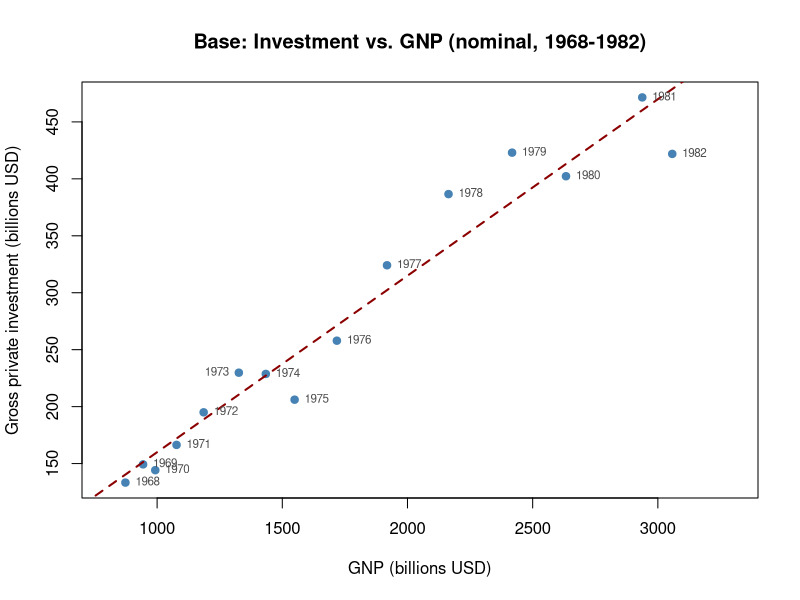
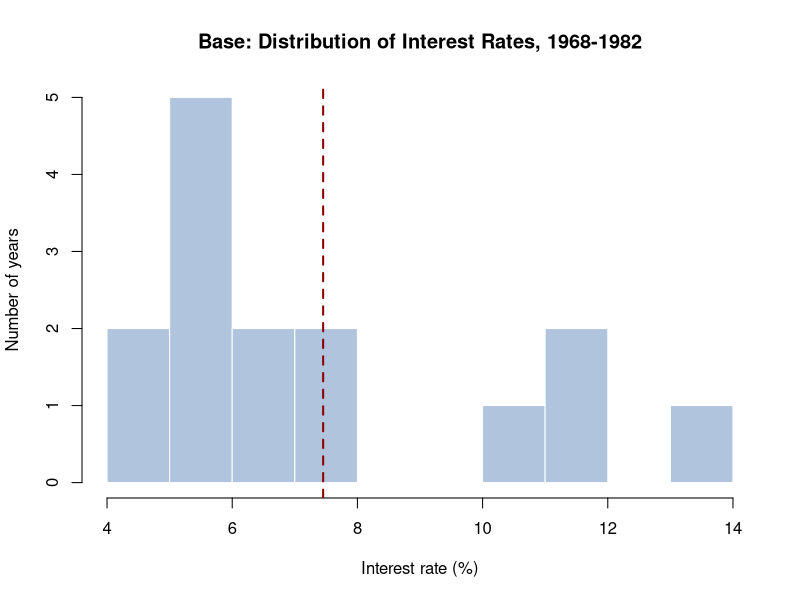
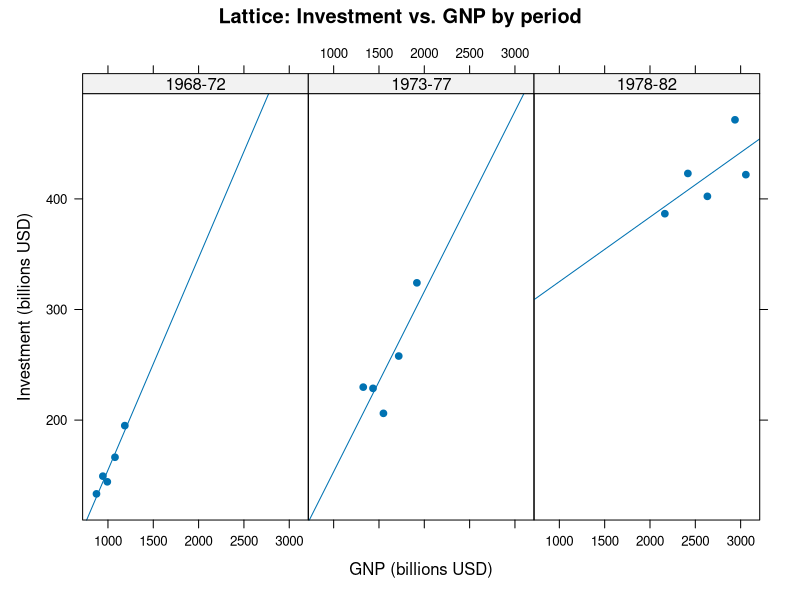
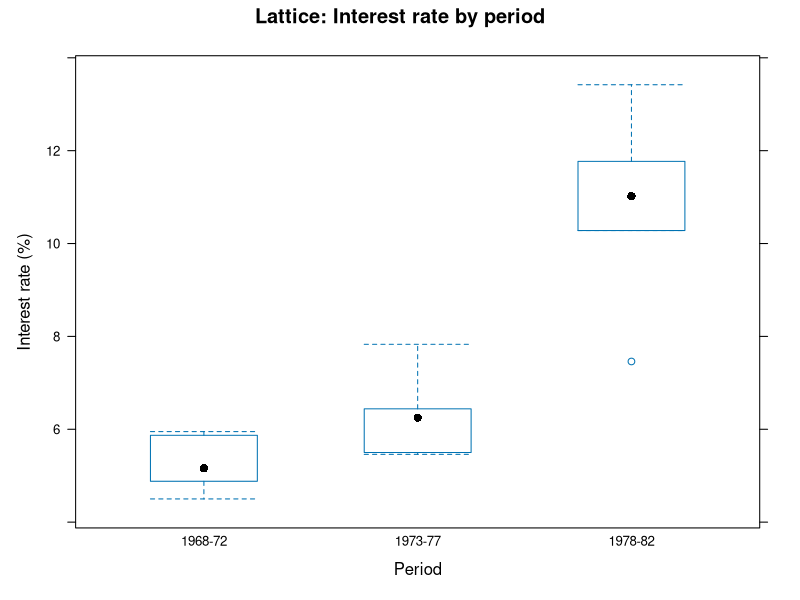
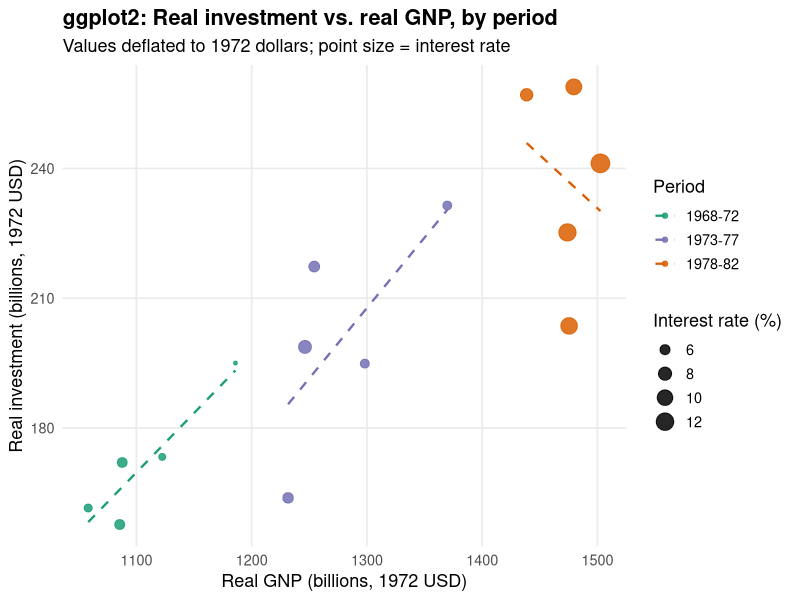
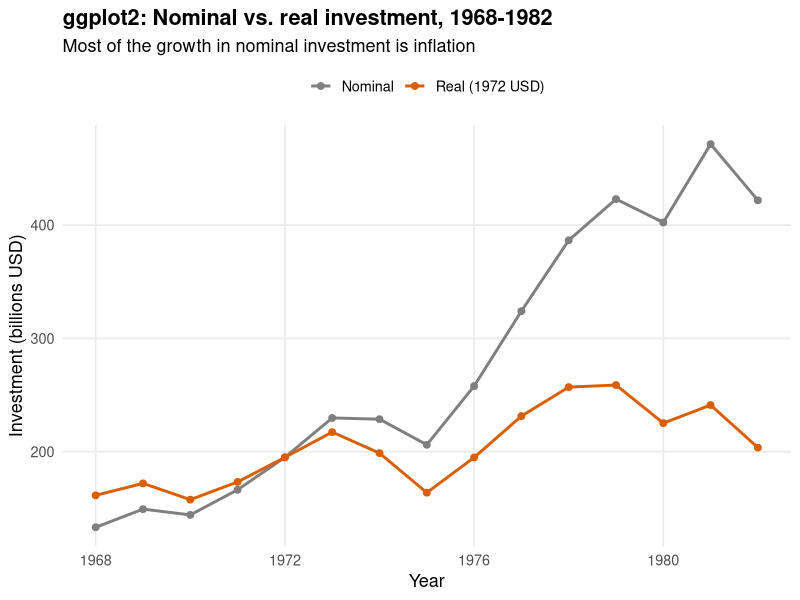

Recreate these plots in R, in order.
# LIS4370 - Assignment 9: Base R vs. lattice vs. ggplot2
# Dataset: USInvest (package AER) - US investment data, annual, 1968-1982
#   gnp      = nominal gross national product (billions USD)
#   invest   = nominal gross private investment (billions USD)
#   price    = GNP price deflator (1972 = 100)
#   interest = interest rate (discount rate, %)

# install.packages(c("AER", "lattice", "ggplot2"))   # run once if needed
library(AER)
library(lattice)
library(ggplot2)

# ---- Load and prepare data ------------------------------------------------
data("USInvest", package = "AER")
head(USInvest)

# USInvest is a time series (ts) object, so convert it to a data frame
inv <- as.data.frame(USInvest)
inv$year <- as.numeric(time(USInvest))

# Real (inflation-adjusted) values in 1972 dollars
inv$real_gnp    <- inv$gnp    / (inv$price / 100)
inv$real_invest <- inv$invest / (inv$price / 100)

# Grouping factor for conditioned plots: three 5-year periods
inv$period <- cut(inv$year,
                  breaks = c(1967, 1972, 1977, 1982),
                  labels = c("1968-72", "1973-77", "1978-82"))

str(inv)
summary(inv)

dir.create("plots", showWarnings = FALSE)

# ---- 1. Base R graphics ---------------------------------------------------

# 1a. Scatter plot: investment vs. GNP with a regression line
png("plots/base_scatter.png", width = 1000, height = 700, res = 120)
plot(inv$gnp, inv$invest,
     main = "Base: Investment vs. GNP (nominal, 1968-1982)",
     xlab = "GNP (billions USD)",
     ylab = "Gross private investment (billions USD)",
     pch  = 19, col = "steelblue",
     xlim = c(800, 3300))
abline(lm(invest ~ gnp, data = inv), col = "darkred", lwd = 2, lty = 2)
text(inv$gnp, inv$invest, labels = inv$year,
     pos = ifelse(inv$year == 1973, 2, 4), cex = 0.7, col = "grey30")
dev.off()

# 1b. Histogram: distribution of interest rates
png("plots/base_hist.png", width = 1000, height = 700, res = 120)
hist(inv$interest,
     breaks = seq(4, 14, by = 1),
     main   = "Base: Distribution of Interest Rates, 1968-1982",
     xlab   = "Interest rate (%)",
     ylab   = "Number of years",
     col    = "lightsteelblue", border = "white")
abline(v = mean(inv$interest), col = "darkred", lwd = 2, lty = 2)
dev.off()

# ---- 2. Lattice graphics --------------------------------------------------

# 2a. Conditioned scatter plot (small multiples) with a fitted line per panel
p_lat1 <- xyplot(invest ~ gnp | period,
                 data   = inv,
                 type   = c("p", "r"),
                 pch    = 19,
                 layout = c(3, 1),
                 main   = "Lattice: Investment vs. GNP by period",
                 xlab   = "GNP (billions USD)",
                 ylab   = "Investment (billions USD)")
png("plots/lattice_xyplot.png", width = 1200, height = 600, res = 120)
print(p_lat1)
dev.off()

# 2b. Box-and-whisker plot: interest rate by period
p_lat2 <- bwplot(interest ~ period,
                 data = inv,
                 main = "Lattice: Interest rate by period",
                 xlab = "Period",
                 ylab = "Interest rate (%)")
png("plots/lattice_bwplot.png", width = 1000, height = 700, res = 120)
print(p_lat2)
dev.off()

# ---- 3. ggplot2 -----------------------------------------------------------

# 3a. Layered scatter: real investment vs. real GNP, colored by period,
#     sized by interest rate, with a linear trend per period
p_gg1 <- ggplot(inv, aes(x = real_gnp, y = real_invest, color = period)) +
  geom_smooth(method = "lm", se = FALSE, linewidth = 0.8, linetype = "dashed") +
  geom_point(aes(size = interest), alpha = 0.85) +
  scale_color_manual(values = c("1968-72" = "#1b9e77",
                                "1973-77" = "#7570b3",
                                "1978-82" = "#d95f02")) +
  labs(title    = "ggplot2: Real investment vs. real GNP, by period",
       subtitle = "Values deflated to 1972 dollars; point size = interest rate",
       x        = "Real GNP (billions, 1972 USD)",
       y        = "Real investment (billions, 1972 USD)",
       color    = "Period",
       size     = "Interest rate (%)") +
  theme_minimal(base_size = 13) +
  theme(plot.title = element_text(face = "bold"),
        panel.grid.minor = element_blank())
ggsave("plots/ggplot_scatter.png", p_gg1, width = 9, height = 6, dpi = 150, bg = "white")

# 3b. Nominal vs. real investment over time (reshape to long format)
inv_long <- rbind(
  data.frame(year = inv$year, value = inv$invest,      type = "Nominal"),
  data.frame(year = inv$year, value = inv$real_invest, type = "Real (1972 USD)")
)
p_gg2 <- ggplot(inv_long, aes(x = year, y = value, color = type)) +
  geom_line(linewidth = 1) +
  geom_point(size = 2) +
  scale_color_manual(values = c("Nominal" = "grey50",
                                "Real (1972 USD)" = "#d95f02")) +
  labs(title    = "ggplot2: Nominal vs. real investment, 1968-1982",
       subtitle = "Most of the growth in nominal investment is inflation",
       x = "Year", y = "Investment (billions USD)", color = NULL) +
  theme_minimal(base_size = 13) +
  theme(plot.title = element_text(face = "bold"),
        legend.position = "top",
        panel.grid.minor = element_blank())
ggsave("plots/ggplot_timeseries.png", p_gg2, width = 9, height = 5.5, dpi = 150, bg = "white")

# ---- Quick numbers used in the blog discussion -----------------------------
cor(inv$gnp, inv$invest)
cor(inv$real_gnp, inv$real_invest)
aggregate(cbind(interest, real_invest) ~ period, data = inv, FUN = mean)
